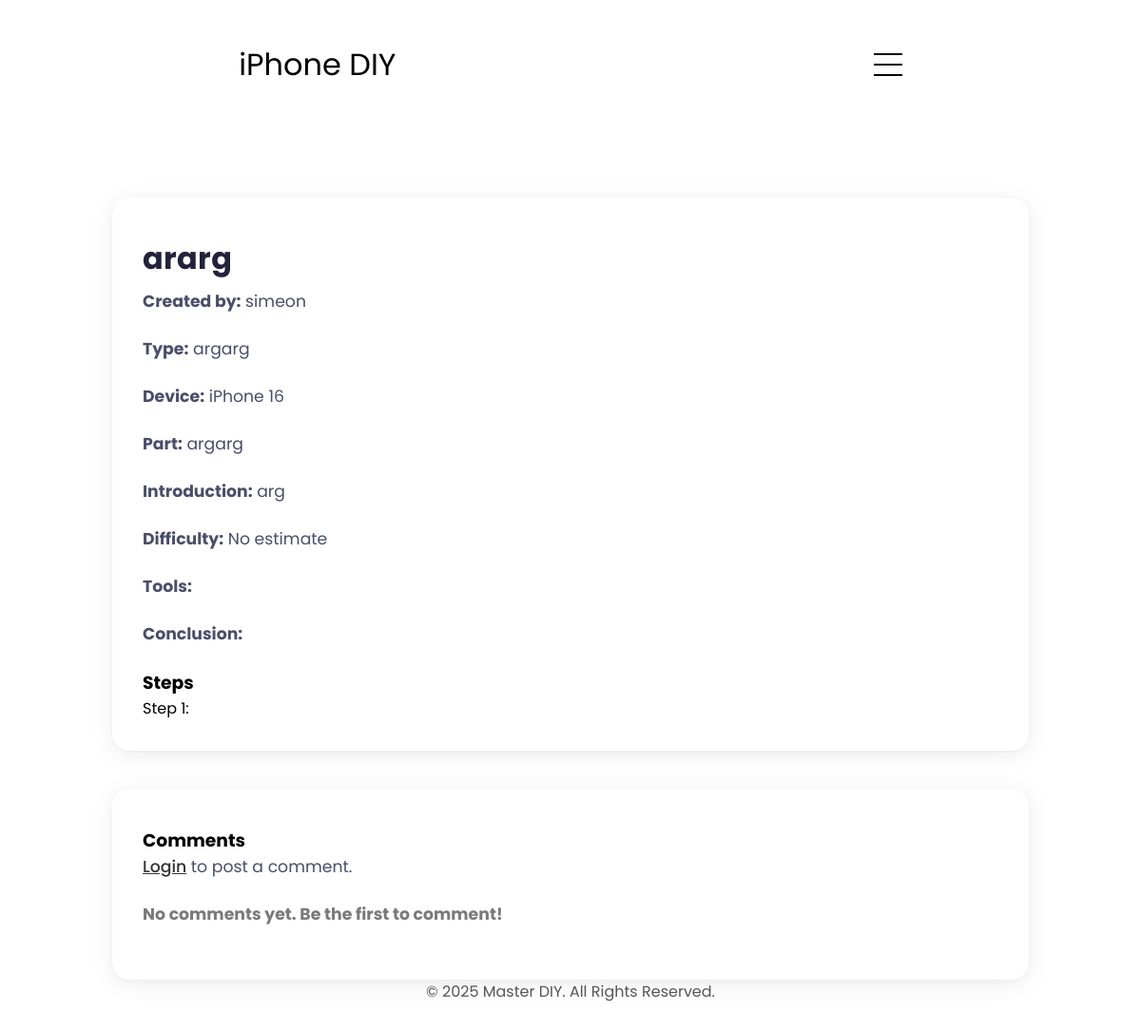
/guide-view.php?guide_id=72, run on the app's committed database.
### tables this page shows
CREATE TABLE `guides` (
  `id` int(11) NOT NULL,
  `created_by` varchar(255) NOT NULL,
  `guide_type` varchar(100) NOT NULL,
  `device` varchar(100) NOT NULL,
  `part` varchar(100) NOT NULL,
  `title` varchar(255) NOT NULL,
  `introduction` text NOT NULL,
  `difficulty_estimate` varchar(50) DEFAULT NULL,
  `tools` varchar(255) DEFAULT NULL,
  `conclusion` text DEFAULT NULL,
  `steps` longtext NOT NULL CHECK (json_valid(`steps`)),
  `step_type` longtext NOT NULL CHECK (json_valid(`step_type`)),
  `wisdom` longtext NOT NULL CHECK (json_valid(`wisdom`)),
  `created_at` timestamp NOT NULL DEFAULT current_timestamp(),
  `step_images` text DEFAULT NULL,
  `approval_status` varchar(20) NOT NULL DEFAULT 'pending',
  `approved` tinyint(1) DEFAULT 0
);

### guide-view.php (the view, shortened to what this page needs)
<?php
$host = 'localhost';
$db = 'masterdiy';
$user = 'root';
$pass = '';
$conn = new mysqli($host, $user, $pass, $db);
$guide = null;
$guide_id = null;
$comment_error = '';
if (isset($_GET['guide_id'])) {
    $guide_id = intval($_GET['guide_id']);
    $sql = "SELECT * FROM guides WHERE id = ?";
    $stmt = $conn->prepare($sql);
    $stmt->bind_param("i", $guide_id);
    $stmt->execute();
    $result = $stmt->get_result();
    $guide = $result->fetch_assoc();
}
$comments = [];
?>
<!DOCTYPE html>
<html lang="en">
<head>
    <link rel="stylesheet" href="css/style.css">
    <link rel="stylesheet" href="css/mediaqueries.css">
    <link rel="stylesheet" href="css/iphone-style.css">
    <link rel="stylesheet" href="css/user-guide.css">
</head>
<body>
    <nav id="hamburger-nav">
      <div class="logo"><a href="index.php" style="text-decoration:none;color:inherit;">iPhone DIY</a></div>
      <div class="hamburger-menu">
        <div class="hamburger-icon" onclick="toggleMenu()">
          <span></span>
          <span></span>
          <span></span>
        </div>
      </div>
    </nav>
<section class="about">
    <div class="user-section">
        <?php if ($guide): ?>
            <h2><?php echo htmlspecialchars($guide['title']); ?></h2>
            <p><strong>Created by:</strong> <?php echo htmlspecialchars($guide['created_by']); ?></p>
            <p><strong>Type:</strong> <?php echo htmlspecialchars($guide['guide_type']); ?></p>
            <p><strong>Device:</strong> <?php echo htmlspecialchars($guide['device']); ?></p>
            <p><strong>Part:</strong> <?php echo htmlspecialchars($guide['part']); ?></p>
            <p><strong>Introduction:</strong> <?php echo nl2br(htmlspecialchars($guide['introduction'])); ?></p>
            <p><strong>Difficulty:</strong> <?php echo htmlspecialchars($guide['difficulty_estimate']); ?></p>
            <p><strong>Tools:</strong> <?php echo htmlspecialchars($guide['tools']); ?></p>
            <p><strong>Conclusion:</strong> <?php echo nl2br(htmlspecialchars($guide['conclusion'])); ?></p>
            <h3>Steps</h3>
            <?php
            $steps = json_decode($guide['steps'], true);
            if ($steps && count($steps) > 0) {
                foreach ($steps as $i => $step) {
                    echo "<div class='step-block'>";
                    echo "<span class='step-title'>Step " . ($i+1) . ":</span> " . htmlspecialchars($step) . "<br>";
                    echo "</div>";
                }
            } else {
                echo "<p>No steps found.</p>";
            }
            ?>
        <?php else: ?>
            <p>Guide not found.</p>
        <?php endif; ?>
    </div>
    <div class="user-section">
        <h3>Comments</h3>
        <?php if (isset($_SESSION['username']) && $guide): ?>
            <form method="post" style="margin-bottom:1em;">
                <input type="hidden" name="guide_id" value="<?php echo htmlspecialchars($guide_id); ?>">
                <textarea name="comment_text" rows="5" style="width:96%;padding:0.5em; border-radius:18px; margin-top: 15px;" placeholder="Write your comment here..."></textarea>
                <?php if ($comment_error): ?>
                    <div style="color:red;"><?php echo htmlspecialchars($comment_error); ?></div>
                <?php endif; ?>
                <div class="actions">
                <button type="submit" name="comment_submit">Post Comment</button>
                </div>
            </form>
        <?php elseif ($guide): ?>
            <p>
                <a href="login.php" style="display:inline; color: #333; text-decoration:underline;">Login</a> to post a comment.
            </p>
        <?php endif; ?>
        <?php if ($guide && count($comments) > 0): ?>
            <ul style="list-style:none;padding:0;">
                <?php foreach ($comments as $c): ?>
                    <li style="margin-bottom:1em;padding-bottom:0.5em;border-bottom:1px solid #eee; position:relative;">
                        <strong><?php echo htmlspecialchars($c['username']); ?></strong>
                        <span style="color:#888;font-size:0.9em;">on <?php echo htmlspecialchars($c['created_at']); ?></span>
                        <?php if (isset($_SESSION['username']) && $_SESSION['username'] === $c['username']): ?>
                            <form method="post" style="display:inline;" onsubmit="return confirm('Are you sure you want to delete this comment?');">
                                <input type="hidden" name="delete_comment_id" value="<?php echo htmlspecialchars($c['id']); ?>">
                                <button type="submit" class="comment-delete-btn" title="Delete Comment">&#128465;</button>
                            </form>
                        <?php endif; ?>
                        <div style="margin-top:0.3em;"><?php echo nl2br(htmlspecialchars($c['comment'])); ?></div>
                    </li>
                <?php endforeach; ?>
            </ul>
        <?php elseif ($guide): ?>
            <p style="font-weight:bold; color:#797979;">No comments yet. Be the first to comment!</p>
        <?php endif; ?>
    </div>
</section>
<footer>
  <p>&copy; <?= date('Y') ?> Master DIY. All Rights Reserved.</p>
</footer>
</body>
</html>

### css/style.css (style rules this page uses)
* { margin: 0; padding: 0; }
body { font-family: "Poppins", sans-serif; }
html { scroll-behavior: smooth; }
p { color: rgb(85, 85, 85); }
a, .btn { transition: all 300ms ease; }
nav, .nav-links { display: flex; }
nav { justify-content: space-around; align-items: center; height: 17vh; }
a { color: black; text-decoration: none; text-decoration-color: white; }
.logo { font-size: 2rem; }
#hamburger-nav { display: none; }
.hamburger-menu { position: relative; display: inline-block; }
.hamburger-icon { display: flex; flex-direction: column; justify-content: space-between; height: 24px; width: 30px; cursor: pointer; }
.hamburger-icon span { width: 100%; height: 2px; background-color: black; transition: all 0.3 ease-in-out; }
.hamburger-icon span:first-child { transform: none; }
.hamburger-icon span:first-child { opacity: 1; }
section { padding-top: 4vh; height: 100vh; margin: 0 10rem; box-sizing: border-box; min-height: fit-content; }
footer { height: 26vh; margin: 0 1rem; }
footer p { text-align: center; }

### css/mediaqueries.css (style rules this page uses)
@media screen and (max-width: 1200px) { #hamburger-nav { display: flex; } }
@media screen and (max-width: 1200px) { section, .section-container { height: fit-content; } }
@media screen and (max-width: 1200px) { section { margin: 0 5%; } }

### css/user-guide.css (style rules this page uses)
.user-section { background: #fff; border-radius: 18px; box-shadow: 0 4px 24px rgba(0,0,0,0.08), 0 1.5px 4px rgba(0,0,0,0.03); padding: 2.5rem 2rem 2rem 2rem; margin: 2.5rem auto 0 auto; max-width: 900px; min-width: 320px; }
.user-section h2 { font-size: 2rem; font-weight: 700; color: #22223b; margin-bottom: 0.5rem; letter-spacing: 0.01em; }
.user-section p { color: #4a4e69; font-size: 1.08rem; margin-bottom: 1.5rem; }
.user-section a { color: #333; font-weight: 500; text-decoration: none; font-size: 1.08rem; transition: color 0.18s; display: block; }

### data on the page
guides: title "ararg", created_by "simeon", guide_type "argarg", device "iPhone 16", part "argarg", introduction "arg", difficulty_estimate "No estimate"
